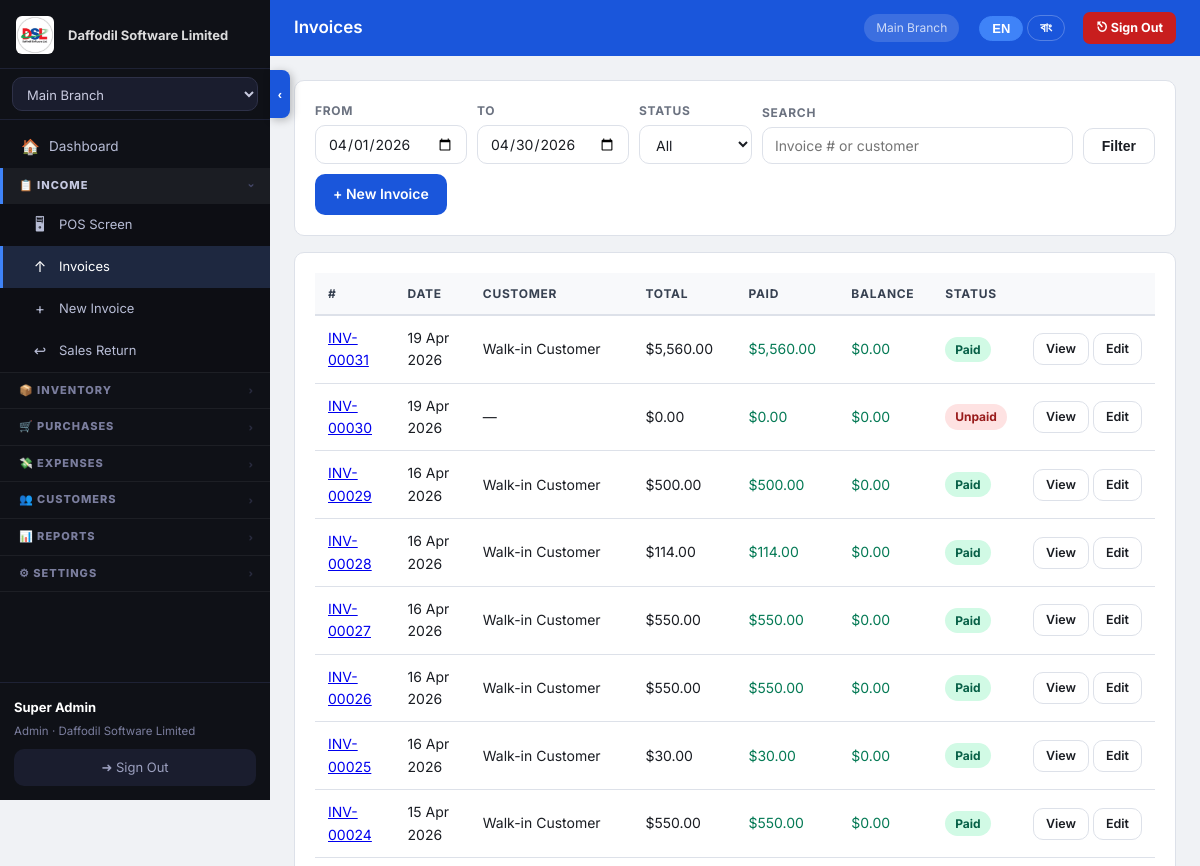
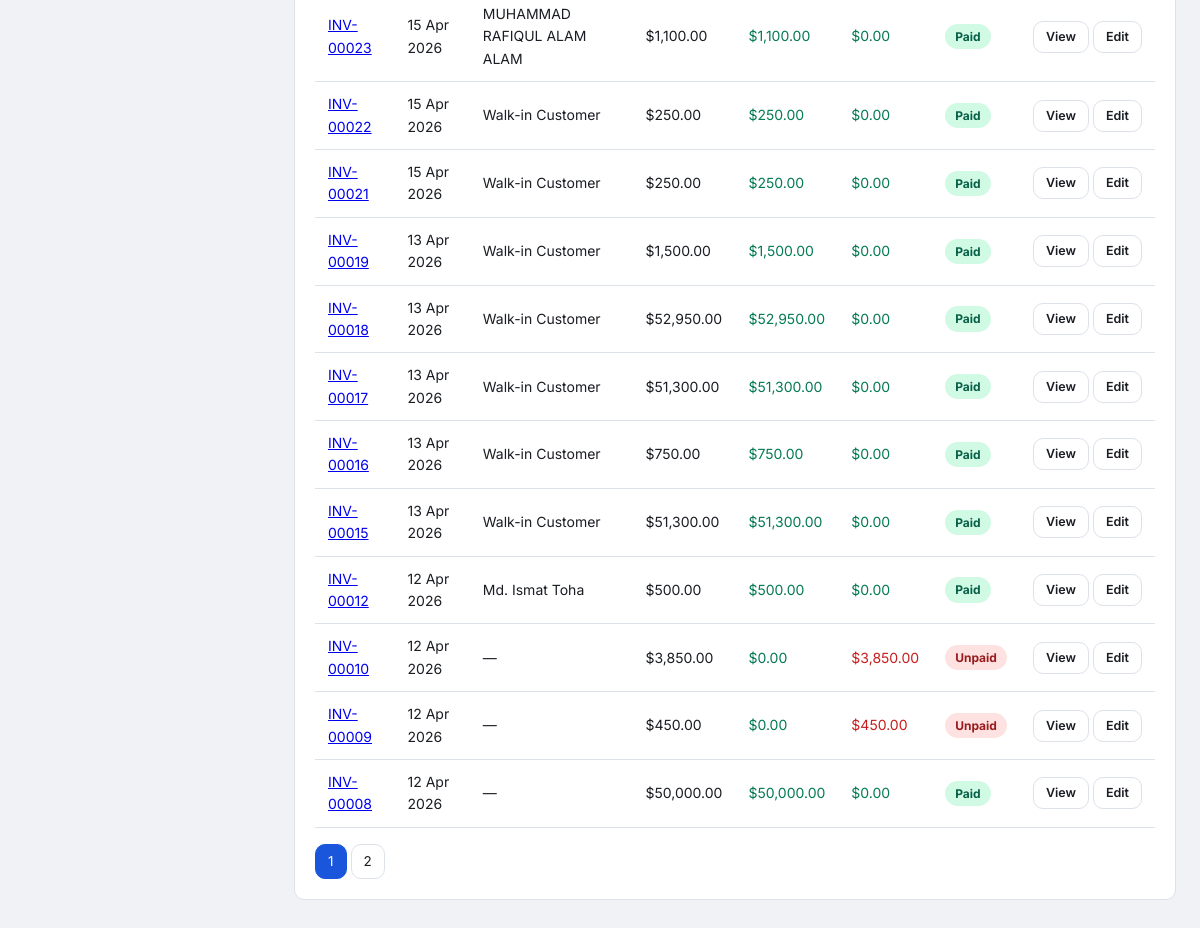
/public/income.php (signed in), run on the app's committed database (2 pictures, top to bottom).
### tables this page shows
CREATE TABLE `company_settings` (
  `id` int(10) UNSIGNED NOT NULL,
  `tenant_id` int(10) UNSIGNED NOT NULL,
  `company_name` varchar(150) NOT NULL DEFAULT '',
  `address` text,
  `city` varchar(100) DEFAULT NULL,
  `country` varchar(100) DEFAULT NULL,
  `phone` varchar(50) DEFAULT NULL,
  `phone2` varchar(50) DEFAULT NULL,
  `email` varchar(150) DEFAULT NULL,
  `website` varchar(200) DEFAULT NULL,
  `logo_path` varchar(300) DEFAULT NULL,
  `currency` varchar(10) DEFAULT '$',
  `currency_code` varchar(5) DEFAULT 'USD',
  `tax_label` varchar(30) DEFAULT 'VAT',
  `invoice_prefix` varchar(10) DEFAULT 'INV',
  `footer_note` text,
  `updated_at` datetime DEFAULT CURRENT_TIMESTAMP ON UPDATE CURRENT_TIMESTAMP,
  `loyalty_earn_amount` decimal(10,2) NOT NULL DEFAULT '100.00',
  `loyalty_earn_points` int(11) NOT NULL DEFAULT '1',
  `loyalty_redeem_value` decimal(10,4) NOT NULL DEFAULT '1.0000',
  `loyalty_enabled` tinyint(1) NOT NULL DEFAULT '1',
  `loyalty_min_redeem` int(11) NOT NULL DEFAULT '10',
  `loyalty_expiry_days` int(11) NOT NULL DEFAULT '0'
);

CREATE TABLE `branches` (
  `id` int(10) UNSIGNED NOT NULL,
  `tenant_id` int(10) UNSIGNED NOT NULL,
  `name` varchar(120) NOT NULL,
  `address` text,
  `phone` varchar(30) DEFAULT NULL,
  `is_active` tinyint(1) DEFAULT '1',
  `branch_password` varchar(255) DEFAULT NULL,
  `created_at` datetime DEFAULT CURRENT_TIMESTAMP
);

CREATE TABLE `income` (
  `id` int(10) UNSIGNED NOT NULL,
  `tenant_id` int(10) UNSIGNED NOT NULL,
  `branch_id` int(10) UNSIGNED NOT NULL,
  `invoice_no` varchar(40) NOT NULL,
  `customer_id` int(10) UNSIGNED DEFAULT NULL,
  `customer_name` varchar(120) DEFAULT NULL,
  `date` date NOT NULL,
  `due_date` date DEFAULT NULL,
  `subtotal` decimal(14,2) NOT NULL DEFAULT '0.00',
  `tax_pct` decimal(5,2) DEFAULT '0.00',
  `tax_amount` decimal(14,2) DEFAULT '0.00',
  `discount` decimal(14,2) DEFAULT '0.00',
  `total` decimal(14,2) NOT NULL DEFAULT '0.00',
  `paid` decimal(14,2) DEFAULT '0.00',
  `payment_method` varchar(30) NOT NULL DEFAULT 'cash',
  `balance` decimal(14,2) GENERATED ALWAYS AS ((`total` - `paid`)) STORED,
  `status` enum('draft','unpaid','partial','paid','cancelled') DEFAULT 'unpaid',
  `notes` text,
  `created_by` int(10) UNSIGNED DEFAULT NULL,
  `created_at` datetime DEFAULT CURRENT_TIMESTAMP
);

CREATE TABLE `customers` (
  `id` int(10) UNSIGNED NOT NULL,
  `tenant_id` int(10) UNSIGNED NOT NULL,
  `name` varchar(120) NOT NULL,
  `email` varchar(150) DEFAULT NULL,
  `phone` varchar(30) DEFAULT NULL,
  `address` text,
  `loyalty_points` int(11) NOT NULL DEFAULT '0',
  `membership_tier_id` int(11) DEFAULT NULL,
  `membership_password` varchar(255) NOT NULL DEFAULT '',
  `created_at` datetime DEFAULT CURRENT_TIMESTAMP
);

### src/core.php (called while the page is built, shortened)
<?php
function db(): PDO {
    static $pdo = null;
    if ($pdo === null) {
        $dsn = sprintf('mysql:host=%s;dbname=%s;charset=%s', DB_HOST, DB_NAME, DB_CHARSET);
        $pdo = new PDO($dsn, DB_USER, DB_PASS, [
            PDO::ATTR_ERRMODE            => PDO::ERRMODE_EXCEPTION,
            PDO::ATTR_DEFAULT_FETCH_MODE => PDO::FETCH_ASSOC,
            PDO::ATTR_EMULATE_PREPARES   => false,
        ]);
    }
    return $pdo;
}
function auth(): array|null {
    return $_SESSION['pos_user'] ?? null;
}
function brid(): int { return (int)($_SESSION['active_branch'] ?? 0); }
function get_branches(): array {
    $u = auth();
    if ($u['branch_id']) {
        $s = db()->prepare('SELECT * FROM branches WHERE id=? AND tenant_id=? AND is_active=1');
        $s->execute([$u['branch_id'], $u['tenant_id']]);
    } else {
        $s = db()->prepare('SELECT * FROM branches WHERE tenant_id=? AND is_active=1 ORDER BY name');
        $s->execute([$u['tenant_id']]);
    }
    return $s->fetchAll();
}
function h(mixed $v): string { return htmlspecialchars((string)$v, ENT_QUOTES, 'UTF-8'); }
function money(float $v): string { return CURRENCY . number_format($v, 2); }
function fmt_date(string $d): string { return $d ? date('d M Y', strtotime($d)) : '—'; }
function paginate(int $total, int $per_page, int $page): array {
    $pages = max(1, (int)ceil($total / $per_page));
    $page  = max(1, min($page, $pages));
    return ['total'=>$total,'per_page'=>$per_page,'page'=>$page,'pages'=>$pages,
            'offset'=>($page-1)*$per_page];
}

### public/income.php (the view, shortened to what this page needs)
<?php
require_once __DIR__ . '/../src/core.php';
$page_title = 'Invoices';
$tid = tid(); $bid = brid();
$search  = trim($_GET['q']   ?? '');
$from    = $_GET['from']     ?? date('Y-m-01');
$to      = $_GET['to']       ?? date('Y-m-d');
$pg      = max(1, (int)($_GET['page'] ?? 1));
$per     = 20;
$where = 'i.tenant_id=? AND i.branch_id=? AND i.date BETWEEN ? AND ?';
$params = [$tid, $bid, $from, $to];
$cnt = db()->prepare("SELECT COUNT(*) FROM income i LEFT JOIN customers c ON c.id=i.customer_id WHERE $where");
$cnt->execute($params); $total = (int)$cnt->fetchColumn();
$pag = paginate($total, $per, $pg);
$stmt = db()->prepare("SELECT i.*, c.name cust_name FROM income i
  LEFT JOIN customers c ON c.id=i.customer_id
  WHERE $where ORDER BY i.date DESC, i.id DESC LIMIT {$pag['per_page']} OFFSET {$pag['offset']}");
$stmt->execute($params);
$rows = $stmt->fetchAll();
?>
<div class="card" style="margin-bottom:16px">
  <form method="get" style="display:flex;flex-wrap:wrap;gap:10px;align-items:flex-end">
    <div class="form-group" style="margin:0"><label>From</label><input type="date" name="from" value="<?= h($from) ?>"></div>
    <div class="form-group" style="margin:0"><label>To</label><input type="date" name="to" value="<?= h($to) ?>"></div>
    <div class="form-group" style="margin:0"><label>Status</label>
      <select name="status">
        <option value="">All</option>
      </select>
    </div>
    <div class="form-group" style="margin:0;flex:1;min-width:180px"><label>Search</label>
      <input type="text" name="q" value="<?= h($search) ?>" placeholder="Invoice # or customer">
    </div>
    <button class="btn btn-outline">Filter</button>
    <a href="<?= APP_URL ?>/income-add.php" class="btn btn-primary">+ New Invoice</a>
  </form>
</div>
<div class="card">
  <div class="table-wrap">
    <table>
      <thead>
        <tr><th>#</th><th>Date</th><th>Customer</th><th>Total</th><th>Paid</th><th>Balance</th><th>Status</th><th></th></tr>
      </thead>
      <tbody>
      <?php foreach ($rows as $r): ?>
        <tr>
          <td><a href="<?= APP_URL ?>/invoice-view.php?id=<?= $r['id'] ?>"><?= h($r['invoice_no']) ?></a></td>
          <td><?= fmt_date($r['date']) ?></td>
          <td><?= h($r['cust_name'] ?: $r['customer_name'] ?: '—') ?></td>
          <td><?= money($r['total']) ?></td>
          <td style="color:var(--c-income)"><?= money($r['paid']) ?></td>
          <td style="color:<?= $r['balance']>0?'var(--c-expense)':'var(--c-income)' ?>"><?= money($r['balance']) ?></td>
          <td><span class="badge badge-<?= h($r['status']) ?>"><?= ucfirst($r['status']) ?></span></td>
          <td style="white-space:nowrap">
            <a href="<?= APP_URL ?>/invoice-view.php?id=<?= $r['id'] ?>" class="btn btn-outline btn-sm">View</a>
            <a href="<?= APP_URL ?>/income-edit.php?id=<?= $r['id'] ?>" class="btn btn-outline btn-sm">Edit</a>
          </td>
        </tr>
      <?php endforeach; ?>
      </tbody>
    </table>
  </div>
  <?php if ($pag['pages'] > 1): ?>
  <div class="pagination">
    <?php for ($i=1; $i<=$pag['pages']; $i++): ?>
      <?php $q = http_build_query(array_merge($_GET,['page'=>$i])); ?>
      <?php if ($i==$pag['page']): ?><span class="current"><?= $i ?></span>
      <?php else: ?><a href="?<?= $q ?>"><?= $i ?></a><?php endif; ?>
    <?php endfor; ?>
  </div>
  <?php endif; ?>
</div>
<?php
$content = ob_get_clean();
include __DIR__ . '/../templates/layout.php';

### templates/layout.php (shortened to what this page needs)
<?php
$user             = auth();
$branches         = get_branches();
$active_branch    = brid();
$cs_stmt          = db()->prepare('SELECT * FROM company_settings WHERE tenant_id=?');
$cs_stmt->execute([tid()]);
$cs               = $cs_stmt->fetch() ?: [];
$app_display_name = !empty($cs['company_name']) ? $cs['company_name'] : APP_NAME;
$logo_url         = '';
if (!empty($cs['logo_path'])) $logo_url = APP_URL . '/' . ltrim($cs['logo_path'], '/');
?><!DOCTYPE html>
<html lang="en" id="html-root" data-lang="en">
<head>
<link rel="stylesheet" href="<?= APP_URL ?>/assets/style.css">
</head>
<body class="<?= (isset($_COOKIE['sidebar_collapsed']) && $_COOKIE['sidebar_collapsed']==='1') ? 'sidebar-collapsed' : '' ?>">
<aside class="sidebar" id="sidebar">
  <div class="sidebar-logo">
    <?php if ($logo_url): ?>
      <img src="<?= h($logo_url) ?>" style="height:38px;max-width:130px;object-fit:contain;border-radius:6px">
      <span class="nav-text sidebar-logo-text" style="font-size:13px;opacity:.85;margin-left:4px"><?= h($app_display_name) ?></span>
    <?php else: ?>
      <span style="font-size:26px;color:#3f83f8;flex-shrink:0">⬡</span>
      <span class="nav-text sidebar-logo-text" style="font-size:15px;font-weight:800"><?= h($app_display_name) ?></span>
    <?php endif; ?>
  </div>
  <form method="post" action="<?= APP_URL ?>/branch-switch.php" class="branch-form">
    <select name="branch_id" onchange="this.form.submit()" class="branch-select">
      <?php foreach ($branches as $b): ?>
        <option value="<?= $b['id'] ?>" <?= $b['id']==$active_branch?'selected':'' ?>><?= h($b['name']) ?></option>
      <?php endforeach; ?>
    </select>
  </form>
  <nav class="nav">
    <?php $p = basename($_SERVER['PHP_SELF']); ?>
    <a href="<?= APP_URL ?>/index.php"
       class="nav-link <?= $p==='index.php'?'active':'' ?>"
       title="Dashboard">
      <span class="nav-icon">🏠</span>
      <span class="nav-text"><span class="t-en">Dashboard</span><span class="t-bn">ড্যাশবোর্ড</span></span>
    </a>
    <div class="nav-group <?= in_array($p,['pos.php','income.php','income-add.php','sales-returns.php','sales-return-add.php'])?'open':'' ?>" id="group-income">
      <div class="nav-group-header" onclick="toggleNavGroup('group-income')">
        <div class="nav-section">
          <span class="nav-text"><span class="t-en">📋 INCOME</span><span class="t-bn">📋 আয়</span></span>
        </div>
        <span class="nav-group-arrow">›</span>
      </div>
      <div class="nav-group-body">
        <a href="<?= APP_URL ?>/pos.php" class="nav-link <?= $p==='pos.php'?'active':'' ?>" title="POS Screen">
          <span class="nav-icon">🖥</span><span class="nav-text"><span class="t-en">POS Screen</span><span class="t-bn">পস স্ক্রিন</span></span>
        </a>
        <a href="<?= APP_URL ?>/income.php" class="nav-link <?= $p==='income.php'?'active':'' ?>" title="Invoices">
          <span class="nav-icon">↑</span><span class="nav-text"><span class="t-en">Invoices</span><span class="t-bn">ইনভয়েস</span></span>
        </a>
        <a href="<?= APP_URL ?>/income-add.php" class="nav-link <?= $p==='income-add.php'?'active':'' ?>" title="New Invoice">
          <span class="nav-icon">+</span><span class="nav-text"><span class="t-en">New Invoice</span><span class="t-bn">নতুন ইনভয়েস</span></span>
        </a>
        <a href="<?= APP_URL ?>/sales-returns.php" class="nav-link <?= in_array($p,['sales-returns.php','sales-return-add.php'])?'active':'' ?>" title="Sales Return">
          <span class="nav-icon">↩</span><span class="nav-text"><span class="t-en">Sales Return</span><span class="t-bn">বিক্রয় ফেরত</span></span>
        </a>
      </div>
    </div>
    <div class="nav-group <?= in_array($p,['items.php','item-add.php','barcode-print.php','inventory-report.php','stock-transfers.php','stock-transfer-add.php'])?'open':'' ?>" id="group-inventory">
      <div class="nav-group-header" onclick="toggleNavGroup('group-inventory')">
        <div class="nav-section">
          <span class="nav-text"><span class="t-en">📦 INVENTORY</span><span class="t-bn">📦 স্টক</span></span>
        </div>
        <span class="nav-group-arrow">›</span>
      </div>
    </div>
    <div class="nav-group <?= in_array($p,['purchases.php','purchase-add.php','purchase-returns.php','purchase-return-add.php'])?'open':'' ?>" id="group-purchases">
      <div class="nav-group-header" onclick="toggleNavGroup('group-purchases')">
        <div class="nav-section">
          <span class="nav-text"><span class="t-en">🛒 PURCHASES</span><span class="t-bn">🛒 ক্রয়</span></span>
        </div>
        <span class="nav-group-arrow">›</span>
      </div>
    </div>
    <div class="nav-group <?= in_array($p,['expenses.php','expense-add.php','expense-categories.php'])?'open':'' ?>" id="group-expenses">
      <div class="nav-group-header" onclick="toggleNavGroup('group-expenses')">
        <div class="nav-section">
          <span class="nav-text"><span class="t-en">💸 EXPENSES</span><span class="t-bn">💸 খরচ</span></span>
        </div>
        <span class="nav-group-arrow">›</span>
      </div>
    </div>
    <div class="nav-group <?= in_array($p,['customers.php','memberships.php','membership-add.php','loyalty-points.php'])?'open':'' ?>" id="group-customers">
      <div class="nav-group-header" onclick="toggleNavGroup('group-customers')">
        <div class="nav-section">
          <span class="nav-text"><span class="t-en">👥 CUSTOMERS</span><span class="t-bn">👥 গ্রাহক</span></span>
        </div>
        <span class="nav-group-arrow">›</span>
      </div>
    </div>
    <div class="nav-group <?= in_array($p,['report.php','report-sales.php','report-dues.php','report-supplier-dues.php','report-purchases.php','report-expenses.php'])?'open':'' ?>" id="group-reports">
      <div class="nav-group-header" onclick="toggleNavGroup('group-reports')">
        <div class="nav-section">
          <span class="nav-text"><span class="t-en">📊 REPORTS</span><span class="t-bn">📊 রিপোর্ট</span></span>
        </div>
        <span class="nav-group-arrow">›</span>
      </div>
    </div>
    <?php if (in_array($user['role'] ?? '', ['admin','superadmin'])): ?>
    <div class="nav-group <?= in_array($p,['users.php','branches.php','company-setup.php','admin-cms.php','activity-logs.php','superadmin.php','subscription.php'])?'open':'' ?>" id="group-settings">
      <div class="nav-group-header" onclick="toggleNavGroup('group-settings')">
        <div class="nav-section">
          <span class="nav-text"><span class="t-en">⚙ SETTINGS</span><span class="t-bn">⚙ সেটিংস</span></span>
        </div>
        <span class="nav-group-arrow">›</span>
      </div>
    </div>
    <?php endif; ?>
  </nav>
  <div class="sidebar-footer">
    <div class="user-badge">
      <strong class="nav-text"><?= h($user['name']) ?></strong>
      <span class="nav-text"><?= h(ucfirst($user['role'])) ?> · <?= h($app_display_name) ?></span>
    </div>
    <a href="<?= APP_URL ?>/logout.php" class="btn-logout" title="Sign Out">
      <span class="nav-text"><span class="t-en">➜ Sign Out</span><span class="t-bn">➜ সাইন আউট</span></span>
    </a>
  </div>
</aside>
<button class="sidebar-toggle-tab no-print" id="sidebarToggleTab"
        onclick="toggleSidebar()" title="Toggle sidebar">
  <span class="tab-arrow"></span>
</button>
<div class="main-wrap" id="mainWrap">
  <header class="top-bar">
    <h1 class="page-heading"><?= h($page_title ?? '') ?></h1>
    <span class="top-bar-branch"><?php
      foreach ($branches as $b) if ($b['id'] == $active_branch) echo h($b['name']);
    ?></span>
    <div class="lang-toggle no-print" style="margin-left:8px">
      <button class="lang-btn active" id="btn-lang-en" onclick="setLang('en')">EN</button>
      <button class="lang-btn"        id="btn-lang-bn" onclick="setLang('bn')">বাং</button>
    </div>
    <a href="<?= APP_URL ?>/logout.php" class="topbar-signout no-print"
       onclick="return confirm('Sign out?')" title="Sign Out">
      <span class="t-en">⎋ Sign Out</span><span class="t-bn">⎋ বের হন</span>
    </a>
  </header>
  <main class="content"><?= $content ?? '' ?></main>
</div>
</body>
</html>

### data on the page
company_settings: logo_path (picture), company_name "Daffodil Software Limited"
branches: name "Main Branch"
income: invoice_no "INV-00031", date "19 Apr 2026", customer.name "Walk-in Customer", total "$5,560.00", paid "$5,560.00", balance "$0.00", status "Paid"
income: invoice_no "INV-00030", date "19 Apr 2026", customer_name "—", total "$0.00", paid "$0.00", balance "$0.00", status "Unpaid"
income: invoice_no "INV-00029", date "16 Apr 2026", customer.name "Walk-in Customer", total "$500.00", paid "$500.00", balance "$0.00", status "Paid"
income: invoice_no "INV-00028", date "16 Apr 2026", customer.name "Walk-in Customer", total "$114.00", paid "$114.00", balance "$0.00", status "Paid"
income: invoice_no "INV-00027", date "16 Apr 2026", customer.name "Walk-in Customer", total "$550.00", paid "$550.00", balance "$0.00", status "Paid"
income: invoice_no "INV-00026", date "16 Apr 2026", customer.name "Walk-in Customer", total "$550.00", paid "$550.00", balance "$0.00", status "Paid"
income: invoice_no "INV-00025", date "16 Apr 2026", customer.name "Walk-in Customer", total "$30.00", paid "$30.00", balance "$0.00", status "Paid"
income: invoice_no "INV-00024", date "15 Apr 2026", customer.name "Walk-in Customer", total "$550.00", paid "$550.00", balance "$0.00", status "Paid"
income: invoice_no "INV-00023", date "15 Apr 2026", customer.name "MUHAMMAD RAFIQUL ALAM ALAM", total "$1,100.00", paid "$1,100.00", balance "$0.00", status "Paid"
income: invoice_no "INV-00022", date "15 Apr 2026", customer_name "Walk-in Customer", total "$250.00", paid "$250.00", balance "$0.00", status "Paid"
income: invoice_no "INV-00021", date "15 Apr 2026", customer_name "Walk-in Customer", total "$250.00", paid "$250.00", balance "$0.00", status "Paid"
income: invoice_no "INV-00019", date "13 Apr 2026", customer_name "Walk-in Customer", total "$1,500.00", paid "$1,500.00", balance "$0.00", status "Paid"
income: invoice_no "INV-00018", date "13 Apr 2026", customer_name "Walk-in Customer", total "$52,950.00", paid "$52,950.00", balance "$0.00", status "Paid"
income: invoice_no "INV-00017", date "13 Apr 2026", customer_name "Walk-in Customer", total "$51,300.00", paid "$51,300.00", balance "$0.00", status "Paid"
income: invoice_no "INV-00016", date "13 Apr 2026", customer_name "Walk-in Customer", total "$750.00", paid "$750.00", balance "$0.00", status "Paid"
income: invoice_no "INV-00015", date "13 Apr 2026", customer_name "Walk-in Customer", total "$51,300.00", paid "$51,300.00", balance "$0.00", status "Paid"
income: invoice_no "INV-00012", date "12 Apr 2026", customer_name "Md. Ismat Toha", total "$500.00", paid "$500.00", balance "$0.00", status "Paid"
income: invoice_no "INV-00010", date "12 Apr 2026", customer_name "—", total "$3,850.00", paid "$0.00", balance "$3,850.00", status "Unpaid"
income: invoice_no "INV-00009", date "12 Apr 2026", customer_name "—", total "$450.00", paid "$0.00", balance "$450.00", status "Unpaid"
income: invoice_no "INV-00008", date "12 Apr 2026", customer_name "—", total "$50,000.00", paid "$50,000.00", balance "$0.00", status "Paid"

### other printed values
$user['name'] "Super Admin"
$user['role'] "Admin"
$page_title "Invoices"
form field branch_id "Main Branch"
